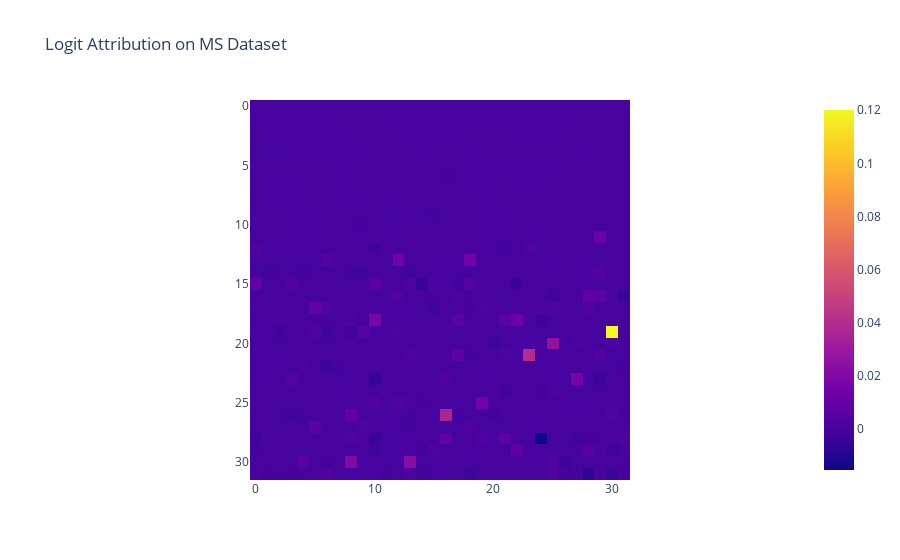
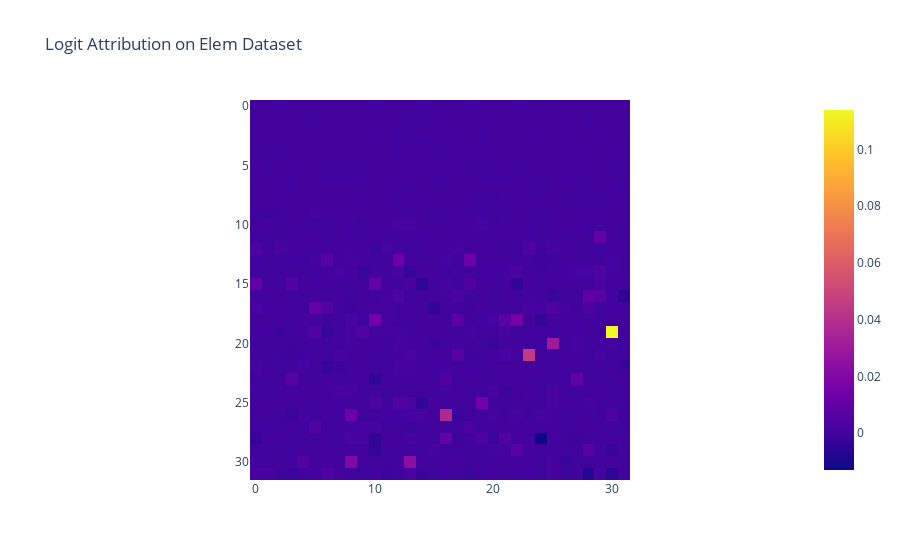
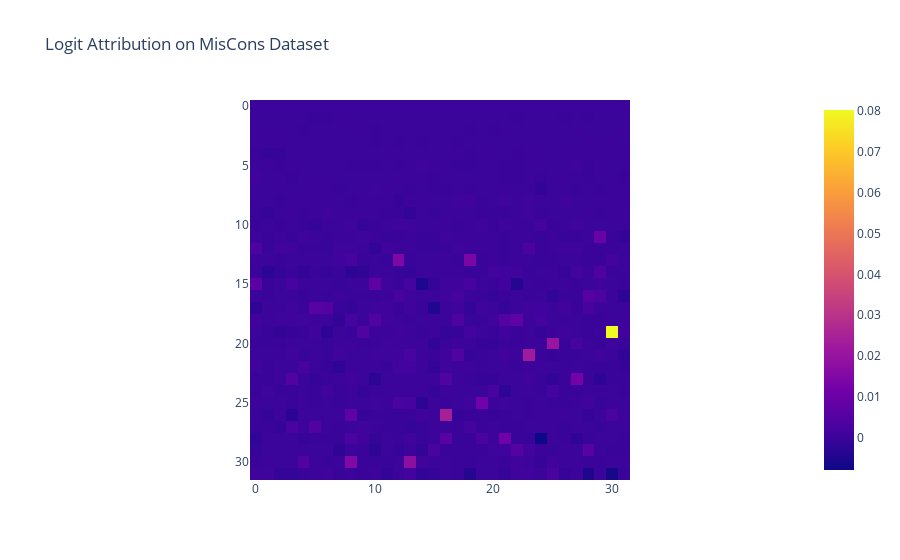

Here is the notebook cell these charts were saved with, in order:
### Code cell
from utils.interp_utils import logit_attrs

for dataname in datanames:
    attrs = logit_attrs(model, datasets[dataname], act_types=["result"], N=200)
    result_attrs = torch.stack(attrs[1]['result']).to('cpu')

    px.imshow(einops.rearrange(result_attrs.mean(dim=0), '(n_l n_h) -> n_l n_h', n_l=model.cfg.n_layers), title=f"Logit Attribution on {dataname} Dataset").show()

### Figure 1 — Plotly figure (JSON) as saved in the notebook; plotly's stock layout.template omitted (floating-point values rounded to 4 significant figures; data arrays with more than 128 entries replaced by an {"elided": "..."} marker saying what was removed)
{"data": [{"coloraxis": "coloraxis", "hovertemplate": "x: %{x}<br>y: %{y}<br>color: %{z}<extra></extra>", "name": "0", "type": "heatmap", "xaxis": "x", "yaxis": "y", "z": {"elided": "32x32 float values"}}], "layout": {"coloraxis": {"colorscale": [[0, "#0d0887"], [0.1111, "#46039f"], [0.2222, "#7201a8"], [0.3333, "#9c179e"], [0.4444, "#bd3786"], [0.5556, "#d8576b"], [0.6667, "#ed7953"], [0.7778, "#fb9f3a"], [0.8889, "#fdca26"], [1, "#f0f921"]]}, "title": {"text": "Logit Attribution on MS Dataset"}, "xaxis": {"anchor": "y", "constrain": "domain", "domain": [0, 1], "scaleanchor": "y"}, "yaxis": {"anchor": "x", "autorange": "reversed", "constrain": "domain", "domain": [0, 1]}}}

### Figure 2 — Plotly figure (JSON) as saved in the notebook; plotly's stock layout.template omitted (floating-point values rounded to 4 significant figures; data arrays with more than 128 entries replaced by an {"elided": "..."} marker saying what was removed)
{"data": [{"coloraxis": "coloraxis", "hovertemplate": "x: %{x}<br>y: %{y}<br>color: %{z}<extra></extra>", "name": "0", "type": "heatmap", "xaxis": "x", "yaxis": "y", "z": {"elided": "32x32 float values"}}], "layout": {"coloraxis": {"colorscale": [[0, "#0d0887"], [0.1111, "#46039f"], [0.2222, "#7201a8"], [0.3333, "#9c179e"], [0.4444, "#bd3786"], [0.5556, "#d8576b"], [0.6667, "#ed7953"], [0.7778, "#fb9f3a"], [0.8889, "#fdca26"], [1, "#f0f921"]]}, "title": {"text": "Logit Attribution on Elem Dataset"}, "xaxis": {"anchor": "y", "constrain": "domain", "domain": [0, 1], "scaleanchor": "y"}, "yaxis": {"anchor": "x", "autorange": "reversed", "constrain": "domain", "domain": [0, 1]}}}

### Figure 3 — Plotly figure (JSON) as saved in the notebook; plotly's stock layout.template omitted (floating-point values rounded to 4 significant figures; data arrays with more than 128 entries replaced by an {"elided": "..."} marker saying what was removed)
{"data": [{"coloraxis": "coloraxis", "hovertemplate": "x: %{x}<br>y: %{y}<br>color: %{z}<extra></extra>", "name": "0", "type": "heatmap", "xaxis": "x", "yaxis": "y", "z": {"elided": "32x32 float values"}}], "layout": {"coloraxis": {"colorscale": [[0, "#0d0887"], [0.1111, "#46039f"], [0.2222, "#7201a8"], [0.3333, "#9c179e"], [0.4444, "#bd3786"], [0.5556, "#d8576b"], [0.6667, "#ed7953"], [0.7778, "#fb9f3a"], [0.8889, "#fdca26"], [1, "#f0f921"]]}, "title": {"text": "Logit Attribution on MisCons Dataset"}, "xaxis": {"anchor": "y", "constrain": "domain", "domain": [0, 1], "scaleanchor": "y"}, "yaxis": {"anchor": "x", "autorange": "reversed", "constrain": "domain", "domain": [0, 1]}}}
